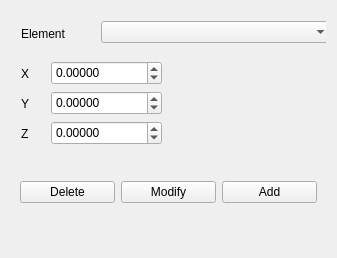
              <widget class="QWidget" name="page_29">
               <property name="geometry">
                <rect>
                 <x>0</x>
                 <y>0</y>
                 <width>337</width>
                 <height>258</height>
                </rect>
               </property>
               <attribute name="label">
                <string>Add or Modify Atom</string>
               </attribute>
               <layout class="QVBoxLayout" name="verticalLayout_26">
                <item>
                 <widget class="QFrame" name="frame_28">
                  <property name="minimumSize">
                   <size>
                    <width>0</width>
                    <height>150</height>
                   </size>
                  </property>
                  <property name="maximumSize">
                   <size>
                    <width>16777215</width>
                    <height>150</height>
                   </size>
                  </property>
                  <property name="frameShape">
                   <enum>QFrame::NoFrame</enum>
                  </property>
                  <property name="frameShadow">
                   <enum>QFrame::Raised</enum>
                  </property>
                  <widget class="QLabel" name="label_8">
                   <property name="geometry">
                    <rect>
                     <x>10</x>
                     <y>10</y>
                     <width>83</width>
                     <height>26</height>
                    </rect>
                   </property>
                   <property name="text">
                    <string>Element</string>
                   </property>
                  </widget>
                  <widget class="QComboBox" name="atoms_list_all">
                   <property name="geometry">
                    <rect>
                     <x>90</x>
                     <y>10</y>
                     <width>231</width>
                     <height>22</height>
                    </rect>
                   </property>
                  </widget>
                  <widget class="QDoubleSpinBox" name="FormActionsPreSpinAtomsCoordX">
                   <property name="geometry">
                    <rect>
                     <x>40</x>
                     <y>50</y>
                     <width>111</width>
                     <height>24</height>
                    </rect>
                   </property>
                   <property name="decimals">
                    <number>5</number>
                   </property>
                   <property name="minimum">
                    <double>-999.990000000000009</double>
                   </property>
                   <property name="maximum">
                    <double>999.990000000000009</double>
                   </property>
                  </widget>
                  <widget class="QLabel" name="label_24">
                   <property name="geometry">
                    <rect>
                     <x>10</x>
                     <y>50</y>
                     <width>31</width>
                     <height>26</height>
                    </rect>
                   </property>
                   <property name="text">
                    <string>X</string>
                   </property>
                  </widget>
                  <widget class="QDoubleSpinBox" name="FormActionsPreSpinAtomsCoordY">
                   <property name="geometry">
                    <rect>
                     <x>40</x>
                     <y>80</y>
                     <width>111</width>
                     <height>24</height>
                    </rect>
                   </property>
                   <property name="decimals">
                    <number>5</number>
                   </property>
                   <property name="minimum">
                    <double>-999.990000000000009</double>
                   </property>
                   <property name="maximum">
                    <double>999.990000000000009</double>
                   </property>
                  </widget>
                  <widget class="QLabel" name="label_25">
                   <property name="geometry">
                    <rect>
                     <x>10</x>
                     <y>80</y>
                     <width>21</width>
                     <height>26</height>
                    </rect>
                   </property>
                   <property name="text">
                    <string>Y</string>
                   </property>
                  </widget>
                  <widget class="QLabel" name="label_26">
                   <property name="geometry">
                    <rect>
                     <x>10</x>
                     <y>110</y>
                     <width>21</width>
                     <height>26</height>
                    </rect>
                   </property>
                   <property name="text">
                    <string>Z</string>
                   </property>
                  </widget>
                  <widget class="QDoubleSpinBox" name="FormActionsPreSpinAtomsCoordZ">
                   <property name="geometry">
                    <rect>
                     <x>40</x>
                     <y>110</y>
                     <width>111</width>
                     <height>24</height>
                    </rect>
                   </property>
                   <property name="decimals">
                    <number>5</number>
                   </property>
                   <property name="minimum">
                    <double>-999.990000000000009</double>
                   </property>
                   <property name="maximum">
                    <double>999.990000000000009</double>
                   </property>
                  </widget>
                 </widget>
                </item>
                <item>
                 <widget class="QFrame" name="frame_29">
                  <property name="minimumSize">
                   <size>
                    <width>0</width>
                    <height>50</height>
                   </size>
                  </property>
                  <property name="maximumSize">
                   <size>
                    <width>16777215</width>
                    <height>50</height>
                   </size>
                  </property>
                  <property name="frameShape">
                   <enum>QFrame::NoFrame</enum>
                  </property>
                  <property name="frameShadow">
                   <enum>QFrame::Raised</enum>
                  </property>
                  <layout class="QHBoxLayout" name="horizontalLayout_17">
                   <item>
                    <widget class="QPushButton" name="FormActionsPreButDeleteAtom">
                     <property name="text">
                      <string>Delete</string>
                     </property>
                    </widget>
                   </item>
                   <item>
                    <widget class="QPushButton" name="FormActionsPreButModifyAtom">
                     <property name="text">
                      <string>Modify</string>
                     </property>
                    </widget>
                   </item>
                   <item>
                    <widget class="QPushButton" name="FormActionsPreButAddAtom">
                     <property name="text">
                      <string>Add</string>
                     </property>
                    </widget>
                   </item>
                  </layout>
                 </widget>
                </item>
                <item>
                 <widget class="QFrame" name="frame_30">
                  <property name="frameShape">
                   <enum>QFrame::NoFrame</enum>
                  </property>
                  <property name="frameShadow">
                   <enum>QFrame::Raised</enum>
                  </property>
                  <layout class="QVBoxLayout" name="verticalLayout_56"/>
                 </widget>
                </item>
               </layout>
              </widget>
